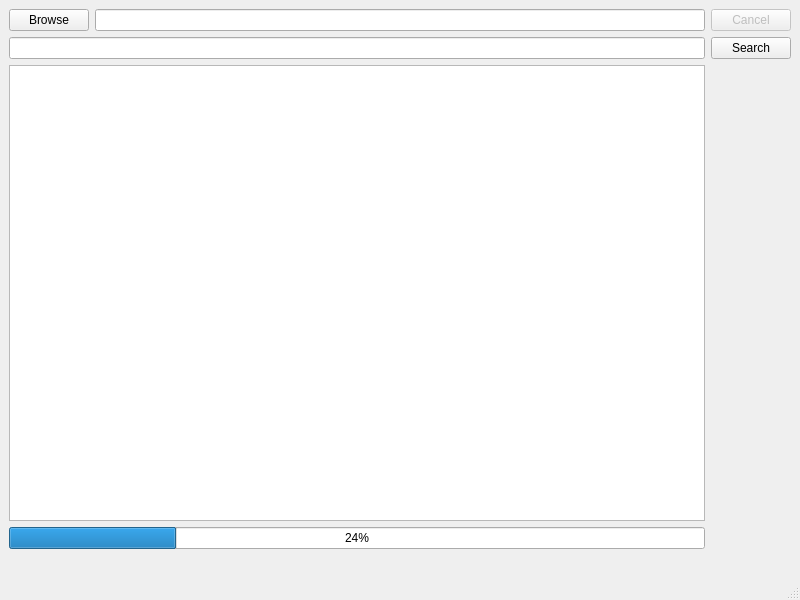
<?xml version="1.0" encoding="UTF-8"?>
<ui version="4.0">
 <class>MainWindow</class>
 <widget class="QMainWindow" name="MainWindow">
  <property name="geometry">
   <rect>
    <x>0</x>
    <y>0</y>
    <width>800</width>
    <height>600</height>
   </rect>
  </property>
  <property name="windowTitle">
   <string>MainWindow</string>
  </property>
  <widget class="QWidget" name="centralwidget">
   <layout class="QVBoxLayout" name="verticalLayout_3">
    <item>
     <layout class="QHBoxLayout" name="horizontalLayout_2">
      <item>
       <layout class="QVBoxLayout" name="verticalLayout">
        <item>
         <layout class="QHBoxLayout" name="horizontalLayout">
          <item>
           <widget class="QPushButton" name="btnBrowse">
            <property name="text">
             <string>Browse</string>
            </property>
           </widget>
          </item>
          <item>
           <widget class="QLineEdit" name="startDirectory"/>
          </item>
         </layout>
        </item>
        <item>
         <widget class="QLineEdit" name="filters"/>
        </item>
        <item>
         <widget class="QTextEdit" name="result"/>
        </item>
        <item>
         <widget class="QProgressBar" name="progressBar">
          <property name="value">
           <number>24</number>
          </property>
         </widget>
        </item>
       </layout>
      </item>
      <item>
       <layout class="QVBoxLayout" name="verticalLayout_2">
        <item>
         <widget class="QPushButton" name="btnCancel">
          <property name="enabled">
           <bool>false</bool>
          </property>
          <property name="text">
           <string>Cancel</string>
          </property>
         </widget>
        </item>
        <item>
         <widget class="QPushButton" name="btnSearch">
          <property name="text">
           <string>Search</string>
          </property>
         </widget>
        </item>
        <item>
         <spacer name="verticalSpacer">
          <property name="orientation">
           <enum>Qt::Vertical</enum>
          </property>
          <property name="sizeHint" stdset="0">
           <size>
            <width>20</width>
            <height>40</height>
           </size>
          </property>
         </spacer>
        </item>
       </layout>
      </item>
     </layout>
    </item>
    <item>
     <widget class="QLabel" name="lblTotalResult">
      <property name="text">
       <string/>
      </property>
     </widget>
    </item>
   </layout>
  </widget>
  <widget class="QMenuBar" name="menubar">
   <property name="geometry">
    <rect>
     <x>0</x>
     <y>0</y>
     <width>800</width>
     <height>20</height>
    </rect>
   </property>
  </widget>
  <widget class="QStatusBar" name="statusbar"/>
 </widget>
 <resources/>
 <connections/>
</ui>
